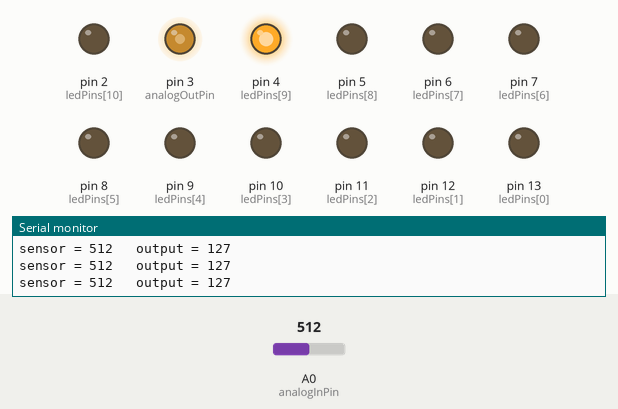
This sketch was run on a simulated Arduino Uno, built with avr-gcc and run on an emulated ATmega328P. Parts: output pins drawn as LEDs (lit = HIGH), the last lines printed to the serial monitor. Dashed ring = blinking. The test bench sets the inputs (shaded band); at power-on: A0 (analogInPin) = 512. Random numbers use the default seed unless the sketch sets one.

Above: at 1.25 s.
1.3 s: A0 (analogInPin) set to 716
At 1.66 s:
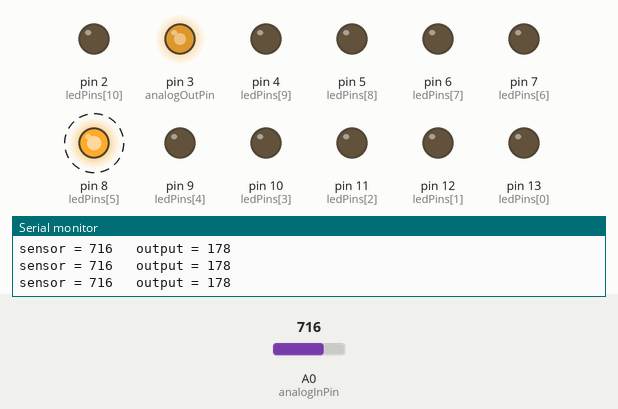
4.3 s: A0 (analogInPin) set to 900
At 7.14 s:
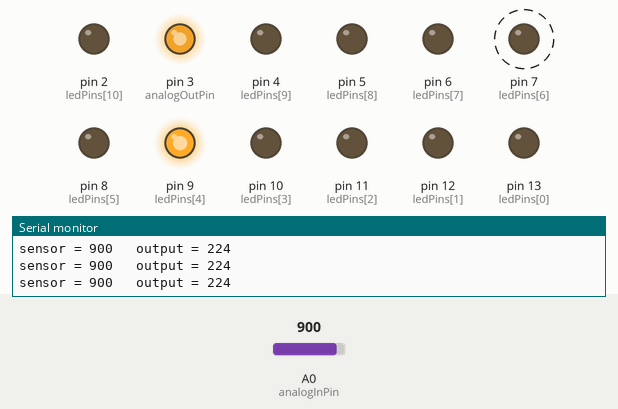
7.3 s: A0 (analogInPin) set to 511
At 7.52 s:
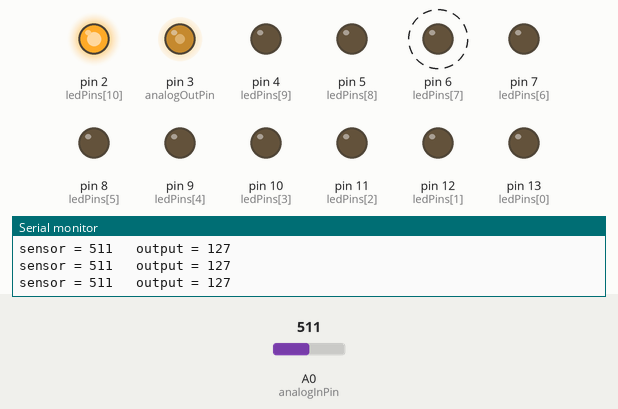
10.3 s: A0 (analogInPin) set to 122
At 10.46 s:
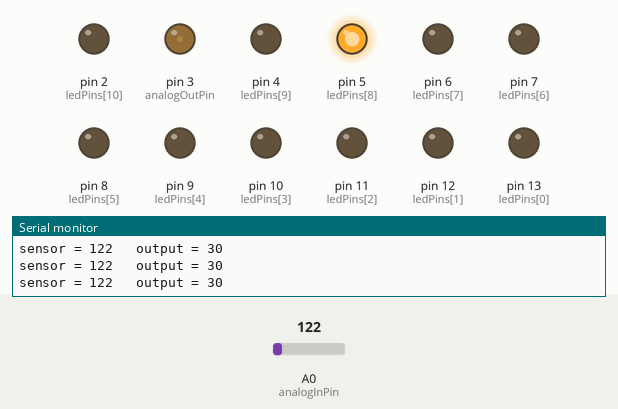
13.3 s: A0 (analogInPin) set to 106
At 14.98 s:
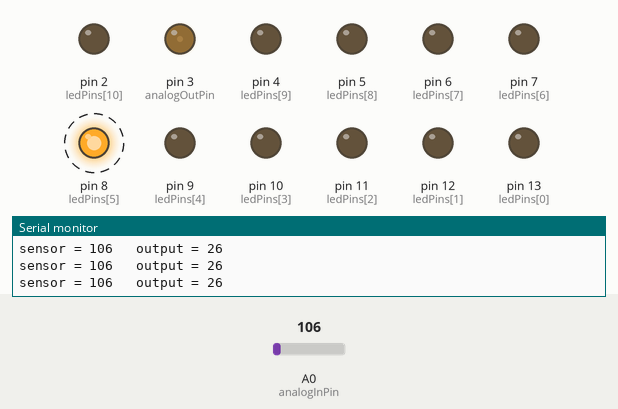
16.3 s: A0 (analogInPin) set to 91
At 18.12 s:
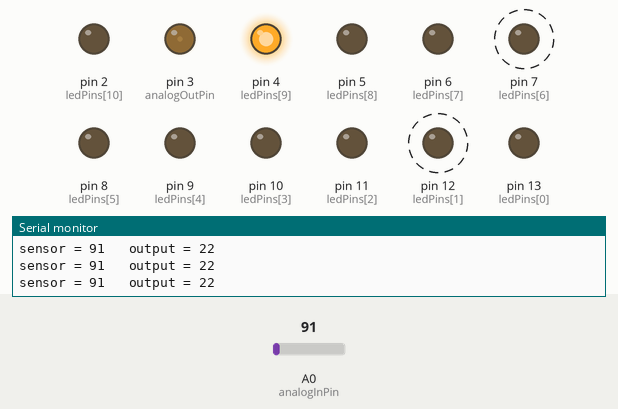
Timing chart, 0 to 20.3 s (numbered marks = the images above; inputs shaded):
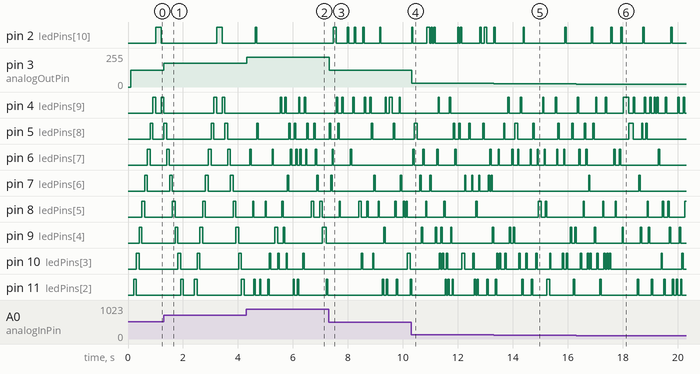

Measured:
- the behaviour switches between 100 and 99 on A0 (analogInPin) (found by bisection; images 5 and 6)
- after the input at 1.3 s, pin 3 (analogOutPin): 127/255 → 178/255 at once
- after the input at 4.3 s, pin 3 (analogOutPin): 178/255 → 224/255 at once
- after the input at 7.3 s, pin 3 (analogOutPin): 224/255 → 127/255 at once
- after the input at 10.3 s, pin 3 (analogOutPin): 127/255 → 30/255 at once
- after the input at 13.3 s, pin 3 (analogOutPin): 30/255 → 26/255 at once
- after the input at 16.3 s, pin 3 (analogOutPin): 26/255 → 22/255 at once
- by itself, pin 7 (ledPins[6]): alternates HIGH for 0.05 s and LOW for 1.8 s

The sketch:

random_arrays_ino.ino
```cpp
/*
  Arrays

 Demonstrates the use of  an array to hold pin numbers
 in order to iterate over the pins in a sequence.
 Lights multiple LEDs in sequence, then in reverse.

 Unlike the For Loop tutorial, where the pins have to be
 contiguous, here the pins can be in any random order.
 */

int timer = 100;           // The higher the number, the slower the timing.
int ledPins[] = {
  13, 12, 11, 10, 9,8,7,6,5,4,2};       // an array of pin numbers to which LEDs are attached
int pinCount = 11;           // the number of pins (i.e. the length of the array)

const int analogInPin = A0;  // Analog input pin that the potentiometer is attached to
const int analogOutPin = 3;
int sensorValue = 0;        // value read from the pot
int outputValue = 0;        // value output to the PWM (analog out)

void setup() {
  int thisPin;
  // the array elements are numbered from 0 to (pinCount - 1).
  // use a for loop to initialize each pin as an output:

  for (int thisPin = 0; thisPin < pinCount; thisPin++)  {
    pinMode(ledPins[thisPin], OUTPUT);
  }
    // initialize serial communications at 9600 bps:
  Serial.begin(9600);
}

void loop() {
  for (int i = 0; i<2; i++) {
    // loop from the lowest pin to the highest:
    for (int thisPin = 0; thisPin < pinCount; thisPin++) {
      // turn the pin on:
      digitalWrite(ledPins[thisPin], HIGH);
      delay(timer);
      // turn the pin off:
      digitalWrite(ledPins[thisPin], LOW);
    // read the analog in value:
  sensorValue = analogRead(analogInPin);
  // map it to the range of the analog out:
  outputValue = map(sensorValue, 0, 1023, 0, 255);
  // change the analog out value:
  analogWrite(analogOutPin, outputValue);
    Serial.print("sensor = " );
    Serial.print(sensorValue);
    Serial.print("\t output = ");
    Serial.println(outputValue);
    }

    // loop from the highest pin to the lowest:
    for (int thisPin = pinCount - 1; thisPin >= 0; thisPin--) {
      // turn the pin on:
      digitalWrite(ledPins[thisPin], HIGH);
      delay(timer);
      // turn the pin off:
      digitalWrite(ledPins[thisPin], LOW);
          // read the analog in value:
  sensorValue = analogRead(analogInPin);
  // map it to the range of the analog out:
  outputValue = map(sensorValue, 0, 1023, 0, 255);
  // change the analog out value:
  analogWrite(analogOutPin, outputValue);
    Serial.print("sensor = " );
    Serial.print(sensorValue);
    Serial.print("\t output = ");
    Serial.println(outputValue);
    }
  }
  for (int j = 0; j < 100; j++ ){
    for (int i = 0; i < pinCount; i++) {
      //snag random pin
      int thisPin = random(12);
      // turn the pin on:
      digitalWrite(ledPins[thisPin], HIGH);
      delay(50);
      // turn the pin off:
      digitalWrite(ledPins[thisPin], LOW);
          // read the analog in value:
  sensorValue = analogRead(analogInPin);
  // map it to the range of the analog out:
  outputValue = map(sensorValue, 0, 1023, 0, 255);
  // change the analog out value:
  analogWrite(analogOutPin, outputValue);
    Serial.print("sensor = " );
    Serial.print(sensorValue);
    Serial.print("\t output = ");
    Serial.println(outputValue);

    }
  }
}
```
